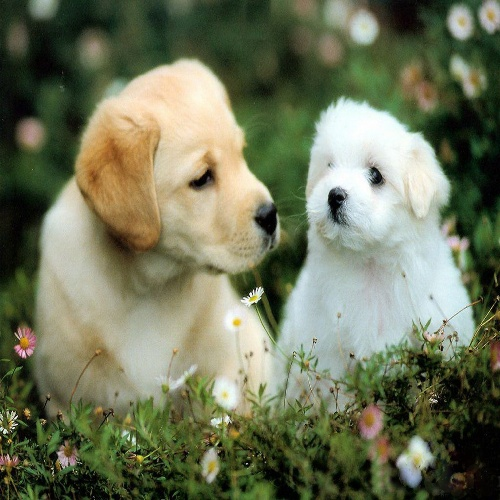
#> input picture opencv/resources/dog.jpg, 500 x 500 px
$ python histogram.py
#> lines starting #> are read from the running program, lines starting #| are printed output that depends on the picture
import cv2 as cv
import numpy as np
import matplotlib.pyplot as plt

# Histogram is a graphical representation of the intensity distribution of an image
img = cv.imread('resources/dog.jpg',0)
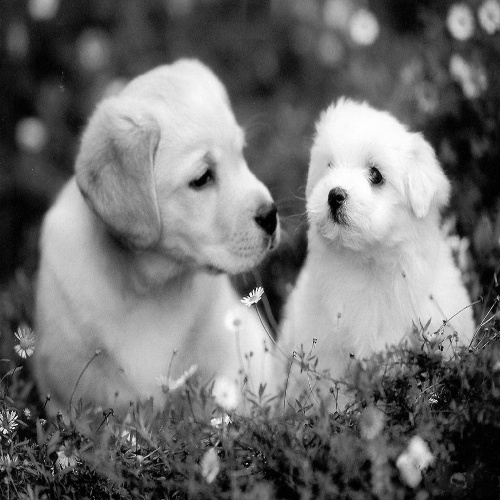
#> img: shape (500, 500); min 0, max 255, mean 112.1
# [23 lines of commented-out code are left out]


hist = cv.calcHist([img],[0],None,[256],[0,256])
#> hist = 256 values, max 1749 at index 58, min 20 at index 255, mean 976.6
plt.plot(hist)
cv.imshow('Image',img)
plt.show()
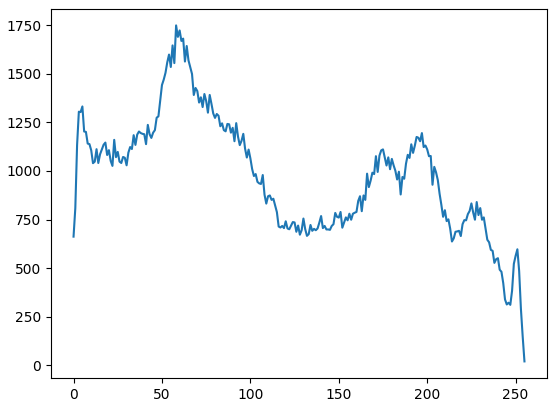
#> figure drawn by matplotlib, 1 panel; curve peaks at x = 58, y = 1749

cv.waitKey(0)
cv.destroyAllWindows()

$ run again, with opencv/resources/balls.jpg copied over opencv/resources/dog.jpg
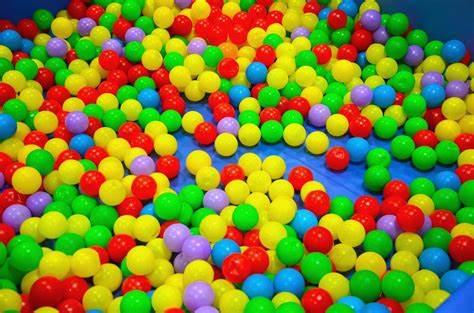
#> input picture opencv/resources/balls.jpg, 474 x 313 px
#> `img = cv.imread('resources/dog.jpg',0)`:
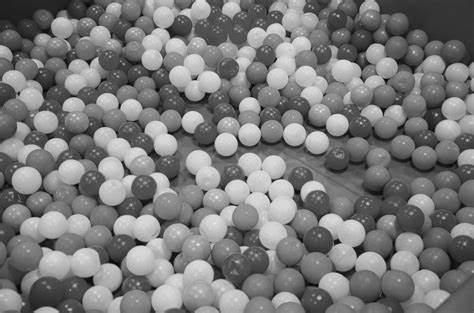
#> img: shape (313, 474); min 0, max 246, mean 121.5
#> hist = 256 values, max 1438 at index 81, min 0 at index 235, mean 579.5
#> `plt.show()`:
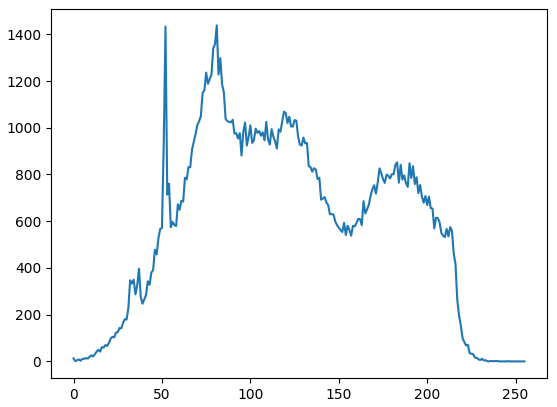
#> figure drawn by matplotlib, 1 panel; curve peaks at x = 81, y = 1438
